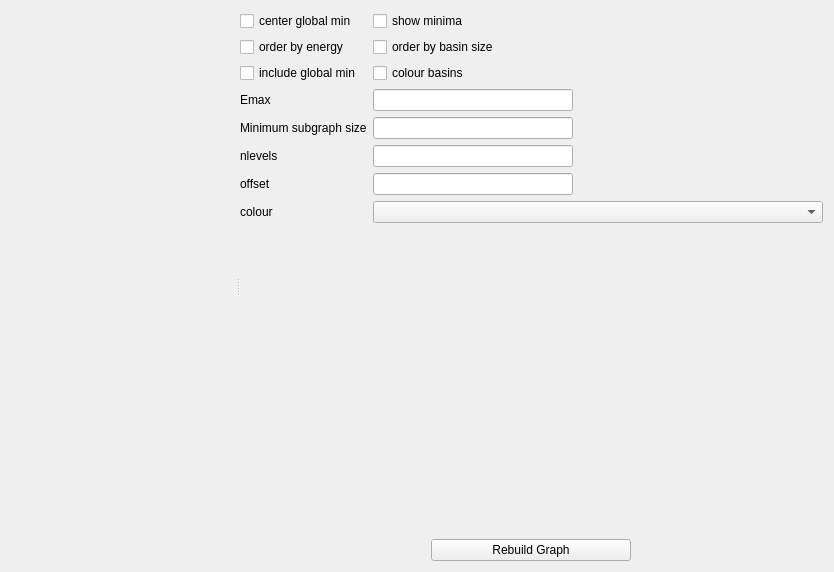
<?xml version="1.0" encoding="UTF-8"?>
<ui version="4.0">
 <class>Form</class>
 <widget class="QWidget" name="Form">
  <property name="geometry">
   <rect>
    <x>0</x>
    <y>0</y>
    <width>834</width>
    <height>572</height>
   </rect>
  </property>
  <property name="windowTitle">
   <string>Form</string>
  </property>
  <layout class="QHBoxLayout" name="horizontalLayout">
   <item>
    <widget class="QSplitter" name="splitter">
     <property name="orientation">
      <enum>Qt::Horizontal</enum>
     </property>
     <widget class="MPLWidgetWithToolbar" name="widget" native="true">
      <property name="sizePolicy">
       <sizepolicy hsizetype="Preferred" vsizetype="Preferred">
        <horstretch>0</horstretch>
        <verstretch>0</verstretch>
       </sizepolicy>
      </property>
     </widget>
     <widget class="QWidget" name="layoutWidget">
      <layout class="QVBoxLayout" name="verticalLayout_2">
       <property name="leftMargin">
        <number>0</number>
       </property>
       <item>
        <layout class="QFormLayout" name="formLayout">
         <property name="sizeConstraint">
          <enum>QLayout::SetDefaultConstraint</enum>
         </property>
         <property name="fieldGrowthPolicy">
          <enum>QFormLayout::AllNonFixedFieldsGrow</enum>
         </property>
         <item row="0" column="0">
          <widget class="QCheckBox" name="chkbx_center_gmin">
           <property name="toolTip">
            <string>&lt;html&gt;&lt;head/&gt;&lt;body&gt;&lt;p&gt;make sure the global minimum is centered&lt;/p&gt;&lt;/body&gt;&lt;/html&gt;</string>
           </property>
           <property name="text">
            <string>center global min</string>
           </property>
          </widget>
         </item>
         <item row="0" column="1">
          <widget class="QCheckBox" name="chkbx_show_minima">
           <property name="toolTip">
            <string>&lt;html&gt;&lt;head/&gt;&lt;body&gt;&lt;p&gt;show the minima as points at the end of each line&lt;/p&gt;&lt;/body&gt;&lt;/html&gt;</string>
           </property>
           <property name="text">
            <string>show minima</string>
           </property>
          </widget>
         </item>
         <item row="1" column="0">
          <widget class="QCheckBox" name="chkbx_order_by_energy">
           <property name="text">
            <string>order by energy</string>
           </property>
          </widget>
         </item>
         <item row="1" column="1">
          <widget class="QCheckBox" name="chkbx_order_by_basin_size">
           <property name="text">
            <string>order by basin size</string>
           </property>
          </widget>
         </item>
         <item row="2" column="0">
          <widget class="QCheckBox" name="chkbx_include_gmin">
           <property name="text">
            <string>include global min</string>
           </property>
          </widget>
         </item>
         <item row="2" column="1">
          <widget class="QCheckBox" name="chkbx_show_trees">
           <property name="enabled">
            <bool>true</bool>
           </property>
           <property name="text">
            <string>colour basins</string>
           </property>
          </widget>
         </item>
         <item row="3" column="0">
          <widget class="QLabel" name="label">
           <property name="toolTip">
            <string>&lt;html&gt;&lt;head/&gt;&lt;body&gt;&lt;p&gt;set the maximum energy level&lt;/p&gt;&lt;/body&gt;&lt;/html&gt;</string>
           </property>
           <property name="text">
            <string>Emax</string>
           </property>
          </widget>
         </item>
         <item row="3" column="1">
          <widget class="QLineEdit" name="lineEdit_Emax">
           <property name="maximumSize">
            <size>
             <width>200</width>
             <height>16777215</height>
            </size>
           </property>
          </widget>
         </item>
         <item row="4" column="0">
          <widget class="QLabel" name="label_2">
           <property name="toolTip">
            <string>&lt;html&gt;&lt;head/&gt;&lt;body&gt;&lt;p&gt;change the minimum size of a disconnected region to be included in the graph&lt;/p&gt;&lt;/body&gt;&lt;/html&gt;</string>
           </property>
           <property name="text">
            <string>Minimum subgraph size</string>
           </property>
          </widget>
         </item>
         <item row="4" column="1">
          <widget class="QLineEdit" name="lineEdit_subgraph_size">
           <property name="maximumSize">
            <size>
             <width>200</width>
             <height>16777215</height>
            </size>
           </property>
          </widget>
         </item>
         <item row="5" column="0">
          <widget class="QLabel" name="label_3">
           <property name="text">
            <string>nlevels</string>
           </property>
          </widget>
         </item>
         <item row="5" column="1">
          <widget class="QLineEdit" name="lineEdit_nlevels">
           <property name="maximumSize">
            <size>
             <width>200</width>
             <height>16777215</height>
            </size>
           </property>
          </widget>
         </item>
         <item row="6" column="0">
          <widget class="QLabel" name="label_4">
           <property name="text">
            <string>offset</string>
           </property>
          </widget>
         </item>
         <item row="6" column="1">
          <widget class="QLineEdit" name="lineEdit_offset">
           <property name="maximumSize">
            <size>
             <width>200</width>
             <height>16777215</height>
            </size>
           </property>
          </widget>
         </item>
         <item row="7" column="1">
          <widget class="QComboBox" name="comboBox_colour"/>
         </item>
         <item row="7" column="0">
          <widget class="QLabel" name="label_5">
           <property name="text">
            <string>colour</string>
           </property>
          </widget>
         </item>
        </layout>
       </item>
       <item>
        <spacer name="verticalSpacer">
         <property name="orientation">
          <enum>Qt::Vertical</enum>
         </property>
         <property name="sizeHint" stdset="0">
          <size>
           <width>20</width>
           <height>40</height>
          </size>
         </property>
        </spacer>
       </item>
       <item>
        <layout class="QGridLayout" name="gridLayout_2">
         <property name="leftMargin">
          <number>0</number>
         </property>
         <property name="topMargin">
          <number>0</number>
         </property>
         <item row="0" column="0">
          <widget class="QPushButton" name="btnRebuild">
           <property name="sizePolicy">
            <sizepolicy hsizetype="Preferred" vsizetype="Minimum">
             <horstretch>0</horstretch>
             <verstretch>0</verstretch>
            </sizepolicy>
           </property>
           <property name="maximumSize">
            <size>
             <width>200</width>
             <height>16777215</height>
            </size>
           </property>
           <property name="text">
            <string>Rebuild Graph</string>
           </property>
          </widget>
         </item>
        </layout>
       </item>
      </layout>
     </widget>
    </widget>
   </item>
  </layout>
 </widget>
 <customwidgets>
  <customwidget>
   <class>MPLWidgetWithToolbar</class>
   <extends>QWidget</extends>
   <header>mplwidget.h</header>
   <container>1</container>
  </customwidget>
 </customwidgets>
 <resources/>
 <connections>
  <connection>
   <sender>btnRebuild</sender>
   <signal>clicked()</signal>
   <receiver>Form</receiver>
   <slot>rebuild_disconnectivity_graph()</slot>
   <hints>
    <hint type="sourcelabel">
     <x>485</x>
     <y>493</y>
    </hint>
    <hint type="destinationlabel">
     <x>58</x>
     <y>510</y>
    </hint>
   </hints>
  </connection>
 </connections>
 <slots>
  <slot>rebuild_disconnectivity_graph()</slot>
 </slots>
</ui>
